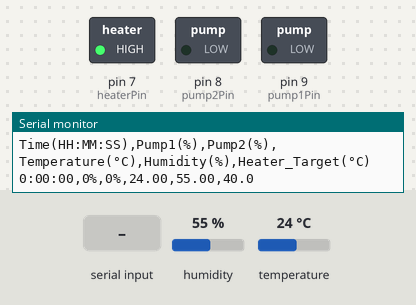
This sketch was run on a simulated Arduino Mega 2560, built with avr-gcc and run on an emulated ATmega2560. On the bench: switched loads named in the sketch (green lamp = pin HIGH), the last lines printed to the serial monitor. The inputs (shaded band) are chosen by the test bench; at power-on: humidity 55 %, temperature 24 °C.

Above: at 1.3 s.
1.4 s: "1 1\n" received over Serial
At 5.8 s:
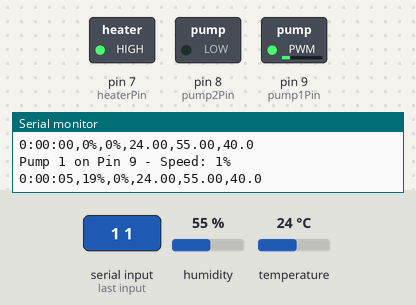
6.7 s: "B 1\n" received over Serial
At 11.2 s:
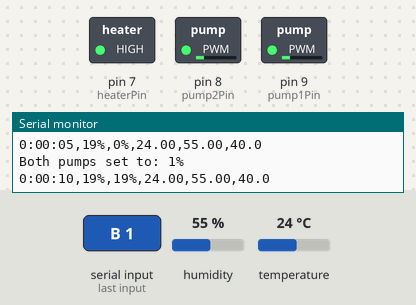
11.7 s: "H 1\n" received over Serial
At 15.7 s:
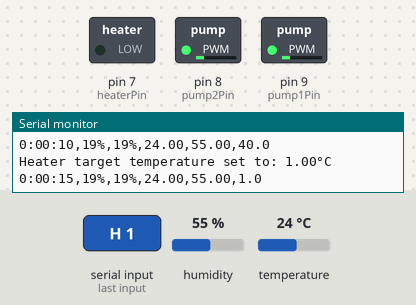
16.8 s: "1 150\n" received over Serial
At 20.8 s:
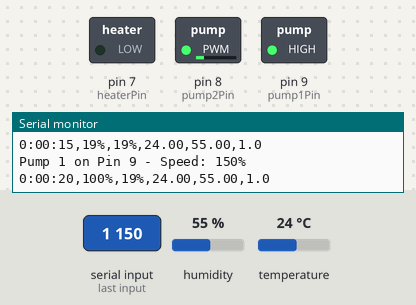
21.8 s: "2 150\n" received over Serial
At 26.1 s:
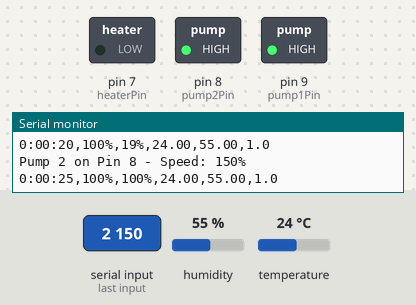
26.9 s: "H 150\n" received over Serial
At 31.9 s:
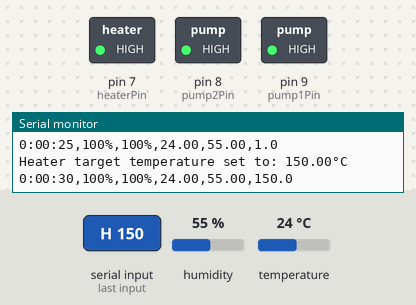
Timing chart, 0 to 32.9 s (numbered marks = the images above; inputs shaded):
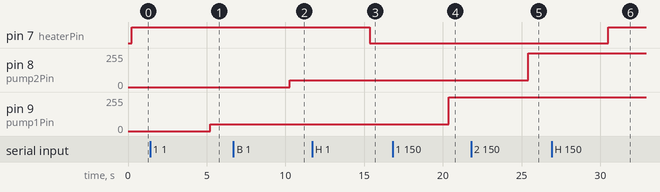

Measured:
- after the input at 1.4 s, pin 9 (pump1Pin): 0/255 → 50/255 after 3.8 s
- after the input at 6.7 s, pin 8 (pump2Pin): 0/255 → 50/255 after 3.6 s
- after the input at 11.7 s, pin 7 (heaterPin): HIGH → LOW after 3.7 s
- after the input at 16.8 s, pin 9 (pump1Pin): 50/255 → 255/255 after 3.6 s
- after the input at 21.8 s, pin 8 (pump2Pin): 50/255 → 255/255 after 3.6 s
- after the input at 26.9 s, pin 7 (heaterPin): LOW → HIGH after 3.6 s

The sketch:

two_pumps_heater.ino
```cpp
/***************************************************************
 * Date: 2026-01-27
 * Objective:
 *   - Independently control two peristaltic pumps via PWM.
 *   - Optionally read SHT30 temperature/humidity sensor.
 *   - Control a heating pad to maintain target temperature.
 *   - Print system status to Serial Monitor:
 *       Time elapsed (HH:MM:SS)
 *       Pump speeds (%)
 *       Temperature (°C)
 *       Humidity (%)
 *       Heater target (°C)
 *   - Allow user input to adjust pump speeds and heater target.
 *
 * Libraries Required:
 *   - Wire.h (built-in)
 *   - Adafruit_SHT31 (install via Library Manager)
 *
 * Hardware Setup:
 * -------------------------
 * Pump 1 (6V):
 *   - MOSFET Drain -> Pump negative
 *   - Pump positive -> 6V supply +
 *   - MOSFET Gate -> Arduino pin 9
 *   - MOSFET Source -> GND (common with Arduino)
 *   - 1N4007 diode across pump terminals (cathode to +)
 *
 * Pump 2 (6V):
 *   - MOSFET Drain -> Pump negative
 *   - Pump positive -> 6V supply +
 *   - MOSFET Gate -> Arduino pin 8
 *   - MOSFET Source -> GND (common with Arduino)
 *   - 1N4007 diode across pump terminals (cathode to +)
 *
 * Heating Pad (resistive, 5V-12V):
 *   - MOSFET Drain -> heater negative
 *   - Heater positive -> supply +
 *   - MOSFET Gate -> Arduino pin 7
 *   - MOSFET Source -> GND (common with Arduino)
 *   - Optional diode if inductive
 *
 * SHT30 Sensor:
 *   - Red -> 3.3-5V
 *   - Black -> GND
 *   - Yellow -> SCL (pin 21 on Mega)
 *   - White -> SDA (pin 20 on Mega)
 ***************************************************************/

#include <Wire.h>
#include <Adafruit_SHT31.h>

// ----------------------- Pin Definitions -----------------------
const int pump1Pin = 9;
const int pump2Pin = 8;
const int heaterPin = 7;

// ----------------------- Pump Settings ------------------------
const int maxPWM = 255;
const int minPWM = 50; // prevent stalling

int pump1SpeedPWM = 0;
int pump2SpeedPWM = 0;

// ----------------------- SHT30 -------------------------------
Adafruit_SHT31 sht30 = Adafruit_SHT31();
bool sht30Available = false;

// ----------------------- Heater Control ----------------------
float heaterTargetTemp = 40.0; // °C default
float heaterTempTolerance = 1.0;

// ----------------------- Timing ------------------------------
unsigned long startMillis;

// ----------------------- Setup -------------------------------
void setup() {
  pinMode(pump1Pin, OUTPUT);
  pinMode(pump2Pin, OUTPUT);
  pinMode(heaterPin, OUTPUT);

  analogWrite(pump1Pin, pump1SpeedPWM);
  analogWrite(pump2Pin, pump2SpeedPWM);
  analogWrite(heaterPin, LOW);

  Serial.begin(9600);
  while (!Serial);

  startMillis = millis();

  // Initialize SHT30
  if (sht30.begin(0x44)) {
    sht30Available = true;
    Serial.println("SHT30 sensor detected.");
  } else {
    sht30Available = false;
    Serial.println("SHT30 not found. Pumps and heater will still operate.");
  }

  // Commands info
  Serial.println("Commands:");
  Serial.println("1 <0-100> -> Set Pump1 speed");
  Serial.println("2 <0-100> -> Set Pump2 speed");
  Serial.println("B <0-100> -> Set Both pumps");
  Serial.println("H <temperature> -> Set heater target °C");

  // CSV header
  Serial.println("Time(HH:MM:SS),Pump1(%),Pump2(%),Temperature(°C),Humidity(%),Heater_Target(°C)");
}

// ----------------------- Helper Functions --------------------
int mapSpeedToPWM(int speedPercent) {
  speedPercent = constrain(speedPercent, 0, 100);
  int pwmValue = map(speedPercent, 0, 100, 0, maxPWM);
  if (pwmValue > 0 && pwmValue < minPWM) pwmValue = minPWM;
  return pwmValue;
}

// ----------------------- Main Loop ---------------------------
void loop() {
  // -------- Serial Input --------
  if (Serial.available() > 0) {
    String input = Serial.readStringUntil('\n');
    input.trim();
    if (input.length() > 0) {
      int spaceIndex = input.indexOf(' ');
      if (spaceIndex > 0) {
        String cmd = input.substring(0, spaceIndex);
        String valueStr = input.substring(spaceIndex + 1);
        int value = valueStr.toInt();

        if (cmd == "1") {
          pump1SpeedPWM = mapSpeedToPWM(value);
          analogWrite(pump1Pin, pump1SpeedPWM);
          Serial.print("Pump 1 on Pin 9 - Speed: "); Serial.print(value); Serial.println("%");
        }
        else if (cmd == "2") {
          pump2SpeedPWM = mapSpeedToPWM(value);
          analogWrite(pump2Pin, pump2SpeedPWM);
          Serial.print("Pump 2 on Pin 8 - Speed: "); Serial.print(value); Serial.println("%");
        }
        else if (cmd == "B" || cmd == "b") {
          pump1SpeedPWM = mapSpeedToPWM(value);
          pump2SpeedPWM = mapSpeedToPWM(value);
          analogWrite(pump1Pin, pump1SpeedPWM);
          analogWrite(pump2Pin, pump2SpeedPWM);
          Serial.print("Both pumps set to: "); Serial.print(value); Serial.println("%");
        }
        else if (cmd == "H" || cmd == "h") {
          heaterTargetTemp = (float)value;
          Serial.print("Heater target temperature set to: "); Serial.print(heaterTargetTemp); Serial.println("°C");
        }
        else {
          Serial.println("Invalid command.");
        }
      }
    }
    while (Serial.available() > 0) Serial.read(); // flush
  }

  // -------- Read SHT30 --------
  float temperature = -1.0;
  float humidity = -1.0;
  if (sht30Available) {
    temperature = sht30.readTemperature();
    humidity = sht30.readHumidity();
    if (isnan(temperature) || isnan(humidity)) {
      temperature = -1;
      humidity = -1;
    }
  }

  // -------- Heater Control --------
  if (sht30Available && temperature >= 0) {
    if (temperature < heaterTargetTemp - heaterTempTolerance) analogWrite(heaterPin, 255);
    else if (temperature > heaterTargetTemp + heaterTempTolerance) analogWrite(heaterPin, 0);
  }

  // -------- Time Elapsed --------
  unsigned long elapsedSeconds = (millis() - startMillis) / 1000;
  unsigned long hours = elapsedSeconds / 3600;
  unsigned long minutes = (elapsedSeconds % 3600) / 60;
  unsigned long seconds = elapsedSeconds % 60;

  int pump1Percent = map(pump1SpeedPWM, 0, maxPWM, 0, 100);
  int pump2Percent = map(pump2SpeedPWM, 0, maxPWM, 0, 100);

  // -------- Print Status --------
  Serial.print(hours); Serial.print(":");
  if (minutes < 10) Serial.print("0"); Serial.print(minutes); Serial.print(":");
  if (seconds < 10) Serial.print("0"); Serial.print(seconds); Serial.print(",");
  Serial.print(pump1Percent); Serial.print("%,");
  Serial.print(pump2Percent); Serial.print("%,");
  Serial.print(temperature,2); Serial.print(",");
  Serial.print(humidity,2); Serial.print(",");
  Serial.println(heaterTargetTemp,1);

  delay(5000); // log every 5s
}
```
